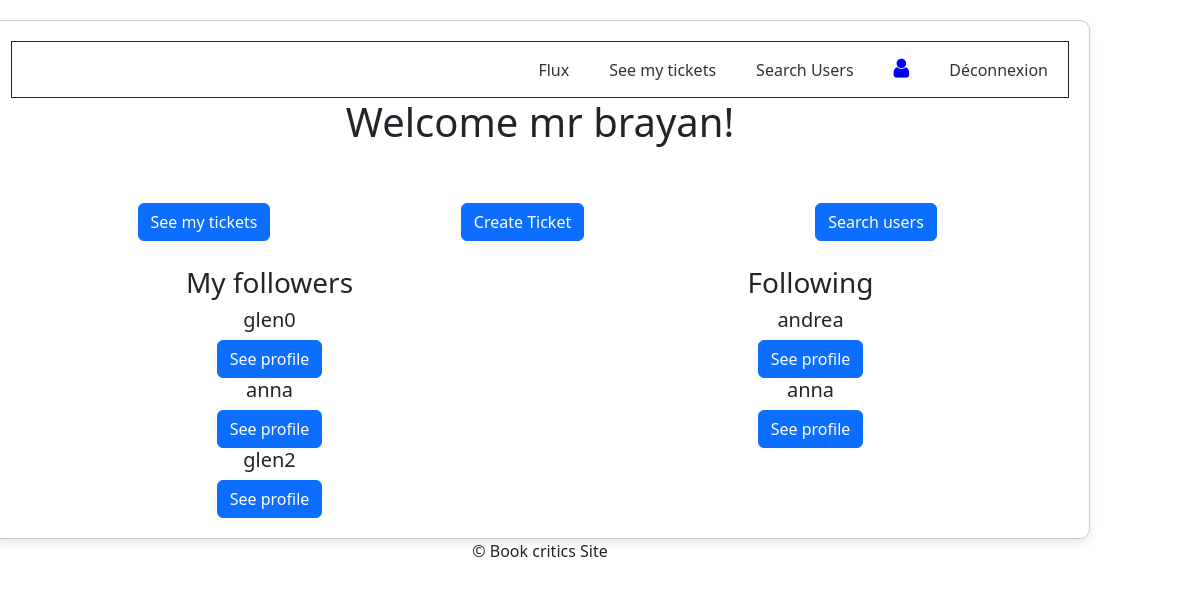
Page /profile/ (signed in) on the committed database.
### book_critics_core/models.py (models this page shows)
class CustomUser(AbstractUser):
    uuid = models.UUIDField(primary_key=True,
                            unique=True,
                            default=uuid4,
                            editable=False)
    email = models.EmailField(max_length=100,
                              unique=True,
                              blank=True,
                              null=True,
                              verbose_name='email')

class UserFollows(models.Model):
    uuid = models.UUIDField(primary_key=True,
                            unique=True,
                            default=uuid4,
                            editable=False)
    user = models.ForeignKey(settings.AUTH_USER_MODEL,
                             on_delete=models.CASCADE,
                             related_name='following',
                             verbose_name='utilisateur'
                             )
    followed_user = models.ForeignKey(settings.AUTH_USER_MODEL,
                                      on_delete=models.CASCADE,
                                      related_name='followed_user',
                                      verbose_name='utilisateur'
                                      )
    class Meta:
        constraints = [
            models.UniqueConstraint(fields=['user', 'followed_user'],
                                    name='unique_user_follow')]

### book_critics_core/views.py (the view)
# urls.py: path('profile/', views.show_profile, name='profile'),
@login_required(login_url='http://localhost:8000')
def show_profile(request):
    user = request.user
    followed_user = user.following.all()
    followers = user.followed_user.all()
    return render(request, 'users/show.html',
                  context={'user': user,
                           'followed_user': followed_user,
                           "followers": followers
                           }
                  )

### book_critics_core/templates/users/show.html (shortened to what this page needs)
{% extends 'base/base.html' %}
{% load static %}
{% block content %}
{% include 'base/navbar.html' %}
    <h1> Welcome mr {{user.username}}!</h1>
        <div class="row" style="margin: 25px;">
            <div class="col-4">
                <a href="{% url 'my_tickets' request.user.pk %}">
                    <button type="submit" class="btn btn-primary"
                        data-bs-toggle="modal" data-bs-target="#exampleModal"
                    >
                        See my tickets
                    </button>
                </a>
            </div>
            <div class="col-4">
                <a href="{% url 'ticket' %}" style="margin-right: 35px;">
                    <button type="submit" class="btn btn-primary">
                        Create Ticket
                    </button>
                </a>
            </div>
            <div class="col-4">
                <a href="{% url 'all_users' %}">
                    <button type="submit" class="btn btn-primary"
                        data-bs-toggle="modal" data-bs-target="#exampleModal"
                    >
                        Search users
                    </button>
                </a>
            </div>
        </div>
        <div class="row">
            <div class="col-6">
                <h3> My followers</h3>
                {% for follower in followers %}
                    <h5>{{follower.user.username}}</h5>
                    <a href="http://localhost:8000/my_tickets/{{follower.user.pk}}">
                        <button type="submit" class="btn btn-primary">See profile</button>
                    </a>
                {% endfor %}
            </div>
            <div class="col-6">
                <h3> Following</h3>
                {% for followed in followed_user %}
                    <h5>{{followed.followed_user.username}}</h5>
                    <a href="http://localhost:8000/my_tickets/{{followed.followed_user.pk}}">
                        <button type="submit" class="btn btn-primary">See profile</button>
                    </a>
                {% endfor %}
            </div>
        </div>
{% endblock %}

### book_critics_core/static/css/main.css (style rules this page uses)
body { display: flex; height: 100%; width: 90%; flex-direction: column; justify-content: center; align-items: center; text-align: center; margin: 0; }

### rows in the picture
CustomUser: username "brayan"
UserFollows: user.username "glen0"
UserFollows: user.username "anna"
UserFollows: user.username "glen2"
UserFollows: followed_user.username "andrea"
UserFollows: followed_user.username "anna"
